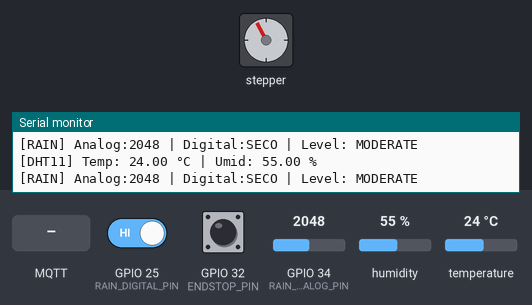
The sketch below on a simulated ESP32. Parts: stepper motor, the last lines printed to the serial monitor. Wiring (inferred from the names in the program): stepper motor (2048 steps per turn assumed): coils GPIO 14, GPIO 27, GPIO 26, GPIO 33. The test bench sets the inputs (shaded band); at power-on: GPIO 32 (ENDSTOP_PIN) HIGH, GPIO 34 (RAIN_ANALOG_PIN) = 2048, GPIO 25 (RAIN_DIGITAL_PIN) HIGH, humidity 55 %, temperature 24 °C. WiFi joins after 1.5 s; servers stay silent unless stated; no MQTT or app messages arrive unless stated.

Above: at 3.7 s.
3.8 s: GPIO 32 (ENDSTOP_PIN) pulled LOW for 0.15 s
6.1 s: GPIO 34 (RAIN_ANALOG_PIN) set to 3730
9.0 s: GPIO 34 (RAIN_ANALOG_PIN) set to 3840
At 11.39 s:
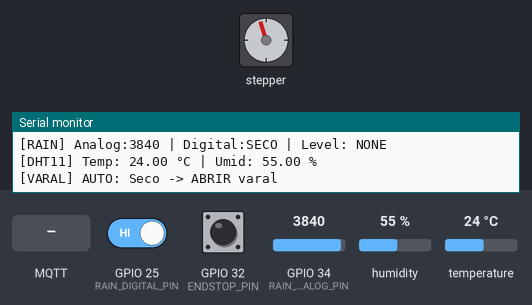
At 11.94 s:
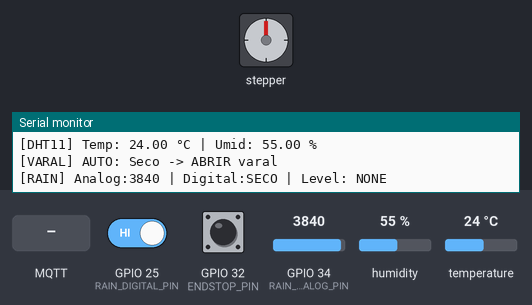
15.1 s: MQTT message "CLOSE" arrives on the first subscribed topic
At 15.37 s:
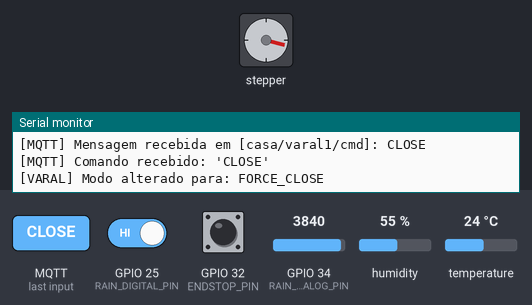
18.6 s: GPIO 25 (RAIN_DIGITAL_PIN) driven LOW
At 20.2 s:
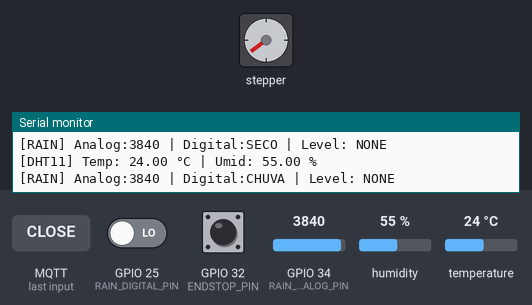
22.4 s: MQTT message "D0" arrives on the first subscribed topic
Timing chart, 0 to 26.9 s (numbered marks = the images above; inputs shaded):
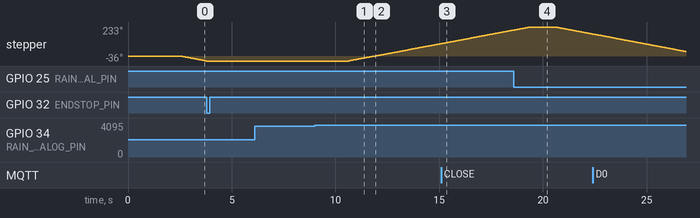

Measured:
- after the input at 3.8 s, stepper: stops changing and stays -36°
- after the input at 9.0 s, stepper: keeps turning clockwise at about 31°/s, starting after 1.6 s
- by itself, stepper: keeps turning counter-clockwise at about 32°/s

The sketch:

projeto_iot.ino
```cpp
#include <Arduino.h>
#include "wifi_manager.h"
#include "rain_sensor.h"
#include "stepper_motor.h"
#include "varal_controller.h"
#include "dht11_sensor.h"
#include "mqtt_manager.h"

void setup() {
  Serial.begin(115200);
  delay(1000);

  Serial.println();
  Serial.println("=== Inicializando ESP32 ===");

  // --- Conectividade ---
  initWiFiManager();
  mqttInit();          // MQTT + AWS IoT Core

  // --- Sensores ---
  rainSensorInit();
  dht11Init();

  // --- Atuadores ---
  stepperInit();
  stepperSetSpeed(400.0f);
  stepperHome();

  // --- Regras de negócio ---
  varalControllerInit();
}

void loop() {
  // Infraestrutura
  handleWiFi();
  mqttLoop();       // mantém conexão MQTT + heartbeat

  // Sensores
  rainSensorLoop();
  dht11Loop();

  // Atuadores
  stepperLoop();

  // Lógica de negócio
  varalControllerLoop();

  // nada de delayzão :)
}
```

dht11_sensor.cpp
```cpp
#include <Arduino.h>
#include <DHT.h>
#include "dht11_sensor.h"

// ==================================
// CONFIGURAÇÃO DO PINO / TIPO
// ==================================

static const int DHT_PIN  = 13;
static const int DHT_TYPE = DHT11;

static DHT dht(DHT_PIN, DHT_TYPE);

// Intervalo mínimo entre leituras (ms)
// DHT11 aguenta algo na casa de 1 leitura a cada 1–2 segundos
static const unsigned long DHT_READ_INTERVAL_MS = 2000; // 2s

// Estado interno
static unsigned long lastReadMillis = 0;
static float lastTempC      = NAN;
static float lastHumidity   = NAN;
static DhtStatus lastStatus = DhtStatus::NOT_READ_YET;

// ==================================
// FUNÇÕES PÚBLICAS
// ==================================

void dht11Init() {
  dht.begin();
  lastReadMillis = 0;
  lastTempC      = NAN;
  lastHumidity   = NAN;
  lastStatus     = DhtStatus::NOT_READ_YET;

  Serial.print("[DHT11] Iniciado no pino ");
  Serial.println(DHT_PIN);
}

void dht11Loop() {
  unsigned long now = millis();
  if (now - lastReadMillis < DHT_READ_INTERVAL_MS) {
    return; // ainda não é hora de ler novamente
  }
  lastReadMillis = now;

  // Faz a leitura (a lib cuida do timing interno)
  float h = dht.readHumidity();
  float t = dht.readTemperature(); // Celsius

  if (isnan(h) || isnan(t)) {
    // Leitura falhou
    lastStatus = DhtStatus::ERROR_TIMEOUT;
    Serial.println("[DHT11] Falha na leitura (NaN)");
    return;
  }

  // Leitura OK
  lastTempC    = t;
  lastHumidity = h;
  lastStatus   = DhtStatus::OK;

  // Debug opcional
  Serial.print("[DHT11] Temp: ");
  Serial.print(lastTempC);
  Serial.print(" °C | Umid: ");
  Serial.print(lastHumidity);
  Serial.println(" %");
}

bool dht11HasValidData() {
  return lastStatus == DhtStatus::OK;
}

float dht11GetTemperatureC() {
  return lastTempC;
}

float dht11GetHumidity() {
  return lastHumidity;
}

DhtStatus dht11GetStatus() {
  return lastStatus;
}
```

dht11_sensor.h
```cpp
#pragma once

// Status da última leitura do DHT11
enum class DhtStatus {
  NOT_READ_YET,
  OK,
  ERROR_TIMEOUT,
  ERROR_CHECKSUM
};

// Inicializa o sensor DHT11
void dht11Init();

// Chamar periodicamente no loop (respeita intervalo mínimo de leitura)
void dht11Loop();

// Consulta dos últimos valores lidos
bool  dht11HasValidData();
float dht11GetTemperatureC();   // em Celsius
float dht11GetHumidity();       // em %

DhtStatus dht11GetStatus();
```

mqtt_manager.cpp
```cpp
#include <Arduino.h>
#include <WiFiClientSecure.h>
#include <PubSubClient.h>

#include "mqtt_manager.h"
#include "wifi_manager.h"
#include "dht11_sensor.h"
#include "rain_sensor.h"
#include "varal_controller.h"

// =========================================
// CONFIGURAÇÃO AWS IOT CORE / MQTT
// =========================================

static const char* AWS_IOT_ENDPOINT = "a35ipjtxc4uo0u-ats.iot.us-east-1.amazonaws.com";
static const int   AWS_IOT_PORT     = 8883;

// IDs / tópicos
static const char* MQTT_CLIENT_ID        = "esp32_iot";
static const char* MQTT_TOPIC_HEARTBEAT  = "casa/varal1/heartbeat";
static const char* MQTT_TOPIC_STATUS     = "casa/varal1/status";
static const char* MQTT_TOPIC_CMD        = "casa/varal1/cmd";

// Intervalo do heartbeat (ms)
static const unsigned long HEARTBEAT_INTERVAL_MS = 30'000; // 30 segundos
static unsigned long lastHeartbeatMillis = 0;

// =========================================
// CERTIFICADOS (PLACEHOLDER)
// =========================================

static const char AWS_ROOT_CA[] PROGMEM = R"EOF(
-----BEGIN CERTIFICATE-----
MIIDQTCCAimgAwIBAgITBmyfz5m/jAo54vB4ikPmljZbyjANBgkqhkiG9w0BAQsF
ADA5MQswCQYDVQQGEwJVUzEPMA0GA1UEChMGQW1hem9uMRkwFwYDVQQDExBBbWF6
b24gUm9vdCBDQSAxMB4XDTE1MDUyNjAwMDAwMFoXDTM4MDExNzAwMDAwMFowOTEL
MAkGA1UEBhMCVVMxDzANBgNVBAoTBkFtYXpvbjEZMBcGA1UEAxMQQW1hem9uIFJv
b3QgQ0EgMTCCASIwDQYJKoZIhvcNAQEBBQADggEPADCCAQoCggEBALJ4gHHKeNXj
ca9HgFB0fW7Y14h29Jlo91ghYPl0hAEvrAIthtOgQ3pOsqTQNroBvo3bSMgHFzZM
9O6II8c+6zf1tRn4SWiw3te5djgdYZ6k/oI2peVKVuRF4fn9tBb6dNqcmzU5L/qw
IFAGbHrQgLKm+a/sRxmPUDgH3KKHOVj4utWp+UhnMJbulHheb4mjUcAwhmahRWa6
VOujw5H5SNz/0egwLX0tdHA114gk957EWW67c4cX8jJGKLhD+rcdqsq08p8kDi1L
93FcXmn/6pUCyziKrlA4b9v7LWIbxcceVOF34GfID5yHI9Y/QCB/IIDEgEw+OyQm
jgSubJrIqg0CAwEAAaNCMEAwDwYDVR0TAQH/BAUwAwEB/zAOBgNVHQ8BAf8EBAMC
AYYwHQYDVR0OBBYEFIQYzIU07LwMlJQuCFmcx7IQTgoIMA0GCSqGSIb3DQEBCwUA
A4IBAQCY8jdaQZChGsV2USggNiMOruYou6r4lK5IpDB/G/wkjUu0yKGX9rbxenDI
U5PMCCjjmCXPI6T53iHTfIUJrU6adTrCC2qJeHZERxhlbI1Bjjt/msv0tadQ1wUs
N+gDS63pYaACbvXy8MWy7Vu33PqUXHeeE6V/Uq2V8viTO96LXFvKWlJbYK8U90vv
o/ufQJVtMVT8QtPHRh8jrdkPSHCa2XV4cdFyQzR1bldZwgJcJmApzyMZFo6IQ6XU
5MsI+yMRQ+hDKXJioaldXgjUkK642M4UwtBV8ob2xJNDd2ZhwLnoQdeXeGADbkpy
rqXRfboQnoZsG4q5WTP468SQvvG5
-----END CERTIFICATE-----
)EOF";

static const char AWS_CLIENT_CERT[] PROGMEM = R"EOF(
-----BEGIN CERTIFICATE-----
MIIDWTCCAkGgAwIBAgIUWTfM7P4zxc7DR817exsJvvAGzzowDQYJKoZIhvcNAQEL
BQAwTTFLMEkGA1UECwxCQW1hem9uIFdlYiBTZXJ2aWNlcyBPPUFtYXpvbi5jb20g
SW5jLiBMPVNlYXR0bGUgU1Q9V2FzaGluZ3RvbiBDPVVTMB4XDTI1MTEyMzIwMjAx
NloXDTQ5MTIzMTIzNTk1OVowHjEcMBoGA1UEAwwTQVdTIElvVCBDZXJ0aWZpY2F0
ZTCCASIwDQYJKoZIhvcNAQEBBQADggEPADCCAQoCggEBAK1j0qQAsGcIzGl9Qm31
sG2ozdUvyiAC7ba60bRMOrgYELaUN8ph/+vlM3HhmlHm0NiJN9g5dtoRzMdvBdxg
JUqqFVWOX4qyZq8HTxcOyRxK9lXjLyyGP54e+/LtxchVWPQH1Vudr7aUPW2V/ddB
R7UUarXcE0V8a2rwq3gBJPSSHk5iCd1NFJu7vze372eS2i2Z6r8Nz6ckI6d/eW9m
+DN/wxgMFoENVZ45FP+d0wv86OIxdHCikgyHHc3TYIu6B6WdKZI0MgRx/L9A1awH
RVHzDrwps9EztbGw0bzTnHyqMu103dEFJWcAQXm9sDo8kBeq8YIo6foOAmYOgMWo
susCAwEAAaNgMF4wHwYDVR0jBBgwFoAUKCmKJv6jDNsv7wcCwIqenJNSYCEwHQYD
VR0OBBYEFJ5/Va3wx+TmRTmjGDbwRNAVNJaRMAwGA1UdEwEB/wQCMAAwDgYDVR0P
AQH/BAQDAgeAMA0GCSqGSIb3DQEBCwUAA4IBAQAJk7CaRQU4/hbdcX3xxBt2a5zD
B7Z2LQUj+13iaViPTYP1yFwAvm4d7TM59uNbdrRq6u6ysDfqwy7S+qn1qVeFOcTN
usnJ8Ou2zUoWXHBZwQg9R/QIUapvJOcJhbn+nPWwxYrmWPtQrexf5XnTvSi/i6MF
8v5+6+qiT5cIsNKijJG8hX+pSO63rBws8MF+CZqFbKA3rkVkJpdHm/kruwqNlFif
ByjKNPD2Z68X8CAnesp4LNnESMGDNLHrO+JsyUgbVx2fLN93rPBWAin/mAyZeriZ
InK0RFkOHsfbIJma1m4Af2KKikd8onlAKfzSvSz7cclB5XcHAlhmNcBKRNLu
-----END CERTIFICATE-----
)EOF";

static const char AWS_PRIVATE_KEY[] PROGMEM = R"EOF(
-----BEGIN RSA PRIVATE KEY-----
MIIEpQIBAAKCAQEArWPSpACwZwjMaX1CbfWwbajN1S/KIALttrrRtEw6uBgQtpQ3
ymH/6+UzceGaUebQ2Ik32Dl22hHMx28F3GAlSqoVVY5firJmrwdPFw7JHEr2VeMv
LIY/nh778u3FyFVY9AfVW52vtpQ9bZX910FHtRRqtdwTRXxravCreAEk9JIeTmIJ
3U0Um7u/N7fvZ5LaLZnqvw3PpyQjp395b2b4M3/DGAwWgQ1VnjkU/53TC/zo4jF0
cKKSDIcdzdNgi7oHpZ0pkjQyBHH8v0DVrAdFUfMOvCmz0TO1sbDRvNOcfKoy7XTd
0QUlZwBBeb2wOjyQF6rxgijp+g4CZg6Axaiy6wIDAQABAoIBAQCnK4Eg4hExpcf/
ROdRQPnTIFcjXaoQ5wHtlX0tyfkrGPi0L38Cvy2RcDADcjHpGRLuUo3nCLBQW60F
80LBUGlj7UwYauYuwQZDZlaYsoavoo6SDDGlSeH4P4NGmnyAQ9k5nnvUktmgvJfl
GiHc8XGDYqXnpMFn0yd1uYh4cRICQW/ZWy0LuiJqGIEBniTO5LYkTRNgeCn721YV
CO5PbFEX3unwyr2a/2YCICCwU7YaakiImObfnhRE0UFXO+p2zOQmFed+sJP9AR5j
rjoyBTLu2l999wCq6YYxiyMXi+6xDFGeulnp/7xe3gQszQWefOWYrd+Ti4sNgTrf
QsU4GRshAoGBAN6qUMblg4smS4Ip3b650PmdR0bKgPu1yTLBkWAyDdYZqyVL+Co+
oUzpHTuF1ttFdLR8g/0bX2lglJfciX8v58MWpXXtSPgLN5LWTJhNP+N/fg1rNT37
xVfI6itaakKDPXapX/7q71M3TWxRW9q2hc2BQJeXuajsphqjvO5J4PNJAoGBAMdZ
BVUO8vm1oqCAorcBz/TEyQLibOh50lcA2jl0uuUAyLCAD2yQe5qhGg4xPr7eAUsA
S11R89KABciWlgBuVuconAiT/cN1uitFI9ymrgQDQ7y0zIBkcPajuXKN8fOvdsni
CNv/F7tbiNiyCkuDZVLx/5WSpku4SDZ0OQjAlQCTAoGBAN5P2/CJjKmspW0jEcNw
UMY4EscKPneSC3zCqLwLnabq3+aQEAlVmMRqZwZb3aX1lczyGPHnl35lsFZjGWDE
Wrh8btzr+ZO111mi3rydPDGOxDLvnCvzqRe5gJuiXT9lO0OzXiXtON+z8ng4TuZy
n+sLpor0MKkJBdrJKkQbvR4JAoGBAIgGP3Q12if3/7tDa0QzEWJ0sLCuLiBHl/ZU
F5QjCbBfY5HEIEI1KJJvoWbTxXvZ4sn5rnNEC3q0br3buwkaQWREOoxD52FrQJhr
+jeC6LTGQX9PY0eswcQaHd2D6/ga35SMDv2Gx/vJTsyGWC4Ev6vkg0Ddq2l5mpTF
o3FMb5/PAoGAIeq3yVoywrG2I5J7JKjBmeqlnZaEOOfX8kRzDlpvakownQRsHey8
rZJlPipY5EGw7WElq8EzwQ0cx/3Udih23JTHLavgAai85MvtJ0258Bu+WYNgcT4O
xWwS7/YN26mFEy9WuWENMoRQ2sDk45JHQDCjtRUTMGE3osKaPz1MCVw=
-----END RSA PRIVATE KEY-----
)EOF";

// =========================================
// CLIENTES MQTT / TLS
// =========================================

static WiFiClientSecure secureClient;
static PubSubClient mqttClient(secureClient);

// =========================================
// HELPERS PARA COMANDOS
// =========================================

static void handleMqttCommand(const String& cmdRaw) {
  String cmd = cmdRaw;
  cmd.trim();
  cmd.toUpperCase();

  Serial.print("[MQTT] Comando recebido: '");
  Serial.print(cmd);
  Serial.println("'");

  if (cmd == "OPEN") {
    varalControllerSetMode(VaralMode::FORCE_OPEN);
  } else if (cmd == "CLOSE") {
    varalControllerSetMode(VaralMode::FORCE_CLOSE);
  } else if (cmd == "AUTO") {
    varalControllerSetMode(VaralMode::AUTO);
  } else {
    Serial.println("[MQTT] Comando desconhecido (ignorado).");
  }
}

// =========================================
// CALLBACK DE MENSAGENS
// =========================================

static void mqttCallback(char* topic, byte* payload, unsigned int length) {
  Serial.print("[MQTT] Mensagem recebida em [");
  Serial.print(topic);
  Serial.print("]: ");

  String msg;
  for (unsigned int i = 0; i < length; i++) {
    msg += (char)payload[i];
  }
  Serial.println(msg);

  // Tratar comandos no tópico de comando
  if (String(topic) == MQTT_TOPIC_CMD) {
    handleMqttCommand(msg);
  }

  // Se quiser tratar outros tópicos no futuro, é aqui
}

// =========================================
// FUNÇÕES INTERNAS
// =========================================

static void mqttConnect() {
  if (mqttClient.connected()) {
    return;
  }

  Serial.print("[MQTT] Conectando ao broker: ");
  Serial.println(AWS_IOT_ENDPOINT);

  // Tenta até conectar
  while (!mqttClient.connected()) {
    if (!wifiIsConnected()) {
      Serial.println("[MQTT] Wi-Fi não está conectado, abortando tentativa MQTT.");
      return;
    }

    bool ok = mqttClient.connect(MQTT_CLIENT_ID);
    if (ok) {
      Serial.println("[MQTT] Conectado!");

      // Inscreve nos tópicos de comando
      if (mqttClient.subscribe(MQTT_TOPIC_CMD)) {
        Serial.print("[MQTT] Inscrito em: ");
        Serial.println(MQTT_TOPIC_CMD);
      } else {
        Serial.println("[MQTT] Falha ao inscrever em tópico de comando");
      }

      // Publica um "online" no tópico de STATUS (não mais no heartbeat)
      mqttClient.publish(MQTT_TOPIC_STATUS, "online");

    } else {
      Serial.print("[MQTT] Falha na conexão, rc=");
      Serial.print(mqttClient.state());
      Serial.println(" | nova tentativa em 5s...");
      delay(5000);
    }
  }
}

static const char* modeToString(VaralMode mode) {
  switch (mode) {
    case VaralMode::AUTO:        return "AUTO";
    case VaralMode::FORCE_OPEN:  return "FORCE_OPEN";
    case VaralMode::FORCE_CLOSE: return "FORCE_CLOSE";
    default:                     return "UNKNOWN";
  }
}

static void mqttPublishHeartbeat() {
  if (!mqttClient.connected()) {
    return;
  }

  String payload = "{";

  // DHT
  if (dht11HasValidData()) {
    payload += "\"temp_c\":";
    payload += String(dht11GetTemperatureC(), 1);
    payload += ",\"humidity\":";
    payload += String(dht11GetHumidity(), 1);
  } else {
    payload += "\"temp_c\":null,\"humidity\":null";
  }

  // Chuva
  bool chovendo = rainIsRaining();
  payload += ",\"rain\":";
  payload += (chovendo ? "true" : "false");

  // Modo atual do varal (seu controlador)
  VaralMode mode = varalControllerGetMode();
  payload += ",\"mode\":\"";
  payload += modeToString(mode);
  payload += "\"";

  // Timestamp local (millis)
  payload += ",\"uptime_ms\":";
  payload += String(millis());

  payload += "}";

  Serial.print("[MQTT] Heartbeat -> ");
  Serial.println(payload);

  mqttClient.publish(MQTT_TOPIC_HEARTBEAT, payload.c_str());
}

// =========================================
// API PÚBLICA
// =========================================

void mqttInit() {
  // Configura TLS
  secureClient.setCACert(AWS_ROOT_CA);
  secureClient.setCertificate(AWS_CLIENT_CERT);
  secureClient.setPrivateKey(AWS_PRIVATE_KEY);

  // Configura broker e callback
  mqttClient.setServer(AWS_IOT_ENDPOINT, AWS_IOT_PORT);
  mqttClient.setCallback(mqttCallback);

  // Primeira tentativa de conexão
  mqttConnect();
}

void mqttLoop() {
  if (!wifiIsConnected()) {
    return; // sem Wi-Fi, sem MQTT
  }

  if (!mqttClient.connected()) {
    mqttConnect();
  }

  mqttClient.loop();

  // Heartbeat periódico
  unsigned long now = millis();
  if (now - lastHeartbeatMillis >= HEARTBEAT_INTERVAL_MS) {
    lastHeartbeatMillis = now;
    mqttPublishHeartbeat();
  }
}
```

mqtt_manager.h
```cpp
#pragma once

// Inicializa MQTT (configura TLS, endpoint, etc.)
void mqttInit();

// Chamar sempre no loop principal
void mqttLoop();
```

rain_sensor.cpp
```cpp
#include <Arduino.h>
#include "rain_sensor.h"

// ==========================
// CONFIGURAÇÃO DE PINOS
// ==========================

// Pino ANALÓGICO ligado na saída "A0" do módulo de chuva
static const int RAIN_ANALOG_PIN  = 34;  // TODO: troque conforme sua ligação

// Pino DIGITAL ligado na saída "D0" do módulo de chuva
static const int RAIN_DIGITAL_PIN = 25;  // TODO: troque conforme sua ligação

// Intervalo entre leituras (ms)
static const unsigned long RAIN_READ_INTERVAL_MS = 1000; // 1 segundo

// ==========================
// ESTADO INTERNO
// ==========================

static unsigned long lastReadMillis = 0;

static int        lastAnalogValue   = 0;
static bool       lastDigitalValue  = false;
static RainLevel  lastLevel         = RainLevel::NONE;

// ==========================
// FUNÇÕES INTERNAS
// ==========================

// Muitos módulos de chuva funcionam assim:
// - Mais água → menor valor analógico
// Então a gente "inverte" a leitura para ficar intuitivo.
static RainLevel computeRainLevel(int analogRaw) {
  // Analógico ESP32: 0–4095
  int inverted = 4095 - analogRaw;

  // Esses thresholds são exemplos. Dá pra ajustar
  // depois vendo no Serial os valores em dia seco / chuvoso.
  if (inverted < 300) {
    return RainLevel::NONE;
  } else if (inverted < 1200) {
    return RainLevel::LIGHT;
  } else if (inverted < 2400) {
    return RainLevel::MODERATE;
  } else {
    return RainLevel::HEAVY;
  }
}

static void debugPrint() {
  Serial.print("[RAIN] Analog:");
  Serial.print(lastAnalogValue);
  Serial.print(" | Digital:");
  Serial.print(lastDigitalValue ? "CHUVA" : "SECO");
  Serial.print(" | Level: ");

  switch (lastLevel) {
    case RainLevel::NONE:     Serial.println("NONE");     break;
    case RainLevel::LIGHT:    Serial.println("LIGHT");    break;
    case RainLevel::MODERATE: Serial.println("MODERATE"); break;
    case RainLevel::HEAVY:    Serial.println("HEAVY");    break;
  }
}

// ==========================
// FUNÇÕES "PÚBLICAS"
// ==========================

void rainSensorInit() {
  pinMode(RAIN_DIGITAL_PIN, INPUT);
  // No ESP32, pinos analógicos já vêm prontos para analogRead()
  // mas se quiser tunar, pode usar analogSetAttenuation() etc.

  // Leitura inicial
  lastAnalogValue  = analogRead(RAIN_ANALOG_PIN);
  lastDigitalValue = (digitalRead(RAIN_DIGITAL_PIN) == LOW);
  // Muitos módulos: D0 = LOW quando molhado (depende do ajuste do trimpot)

  lastLevel = computeRainLevel(lastAnalogValue);

  Serial.println("[RAIN] Sensor de chuva inicializado.");
  debugPrint();
}

void rainSensorLoop() {
  unsigned long now = millis();
  if (now - lastReadMillis < RAIN_READ_INTERVAL_MS) {
    return;
  }
  lastReadMillis = now;

  int  analogValue  = analogRead(RAIN_ANALOG_PIN);
  bool digitalValue = (digitalRead(RAIN_DIGITAL_PIN) == LOW);
  // Se no seu módulo for LOW = seco, é só inverter aqui.

  lastAnalogValue  = analogValue;
  lastDigitalValue = digitalValue;
  lastLevel        = computeRainLevel(analogValue);

  debugPrint();
}

// Getters

int rainGetAnalog() {
  return lastAnalogValue;
}

bool rainGetDigital() {
  return lastDigitalValue;
}

bool rainIsRaining() {
  // Aqui escolho "chuva" como qualquer nível diferente de NONE
  return lastLevel != RainLevel::NONE;
}

RainLevel rainGetLevel() {
  return lastLevel;
}
```

rain_sensor.h
```cpp
#pragma once

// Níveis "qualitativos" de chuva
enum class RainLevel {
  NONE,
  LIGHT,
  MODERATE,
  HEAVY
};

// Inicializa pinos do sensor de chuva
void rainSensorInit();

// Deve ser chamada periodicamente no loop()
// Faz a leitura (com intervalo) e atualiza o estado interno
void rainSensorLoop();

// Últimos valores lidos (para quem quiser usar)
int  rainGetAnalog();     // 0–4095 no ESP32
bool rainGetDigital();    // true = chuva detectada? (depende do módulo)

// Interpretação em nível qualitativo
bool      rainIsRaining();
RainLevel rainGetLevel();
```

stepper_motor.h
```cpp
#pragma once

// Inicializa motor (pinos, estado, etc.)
void stepperInit();

// Chamar no loop (não bloqueante)
void stepperLoop();

// === Movimento em STEPS (half-steps) ===
void stepperMoveToSteps(long targetSteps);     // alvo absoluto (0..steps por volta)
void stepperMoveRelativeSteps(long deltaSteps); // movimento relativo

void stepperSetSpeed(float stepsPerSecond);    // half-steps por segundo
bool stepperIsMoving();
long stepperGetCurrentSteps();

// === Movimento em ÂNGULO (0–360) ===
long stepperAngleToSteps(float degrees);       // conversão
void stepperMoveToAngle(float degrees);        // move pro ângulo alvo (0–360)

// === Homing (opcional, com fim de curso) ===
// Se você não tiver fim de curso, pode deixar implementado
// mas não chamar, ou marcar ENDSTOP_PIN = -1 no .cpp
void stepperHome();
bool stepperIsHomed();
```

varal_controller.h
```cpp
// varal_controller.h
#pragma once
#include <Arduino.h>

enum class VaralMode : uint8_t {
  AUTO = 0,
  FORCE_OPEN,
  FORCE_CLOSE
};

void varalControllerInit();
void varalControllerLoop();

// usados pelo MQTT
void varalControllerSetMode(VaralMode mode);
VaralMode varalControllerGetMode();
```

wifi_manager.h
```cpp
#pragma once

void initWiFiManager();
void handleWiFi();

bool wifiIsConnected();
```

Source omitted: stepper_motor.cpp (6411 bytes), varal_controller.cpp (3492 bytes), wifi_manager.cpp (2575 bytes)
